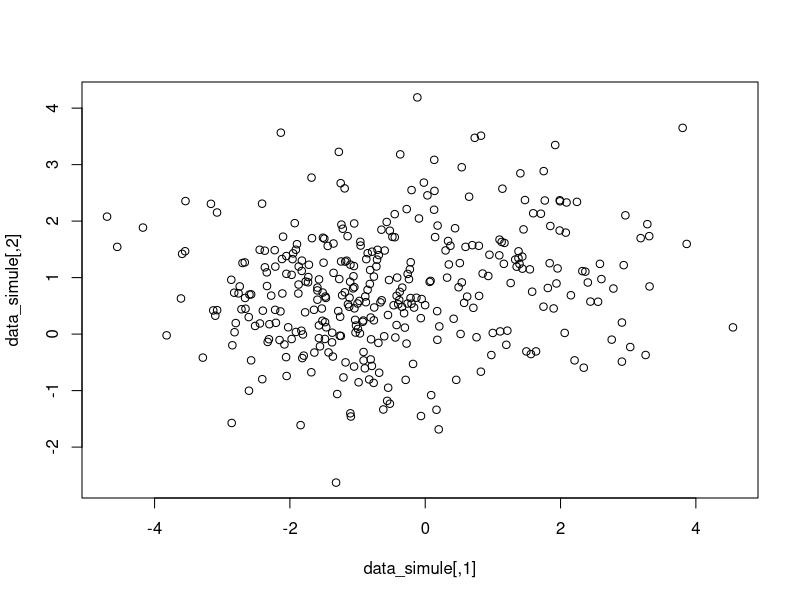
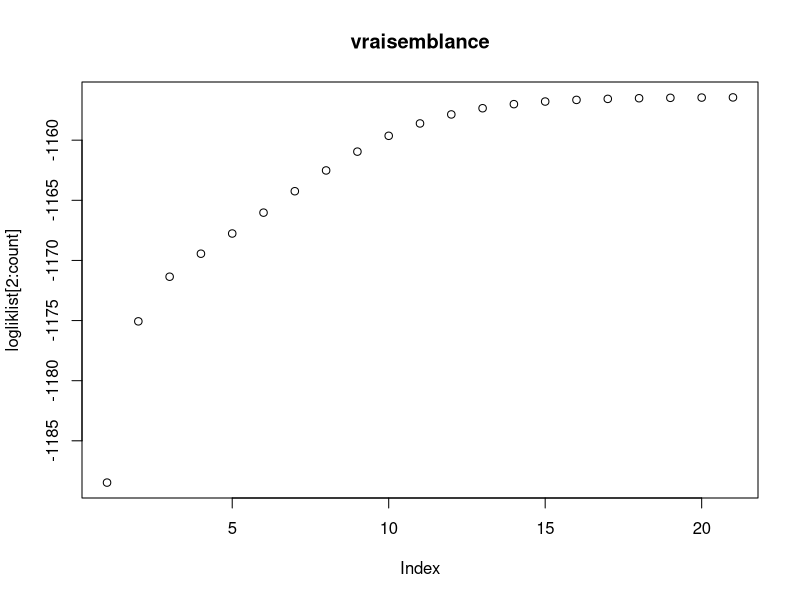
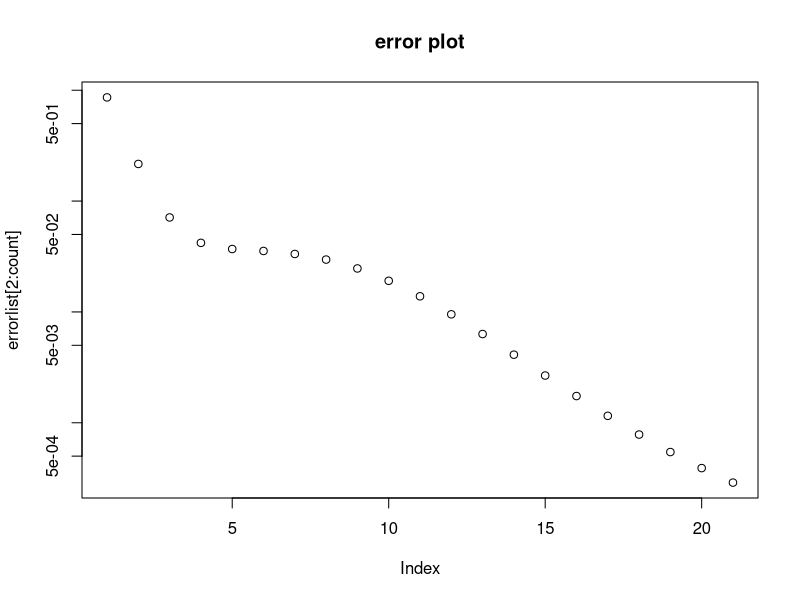
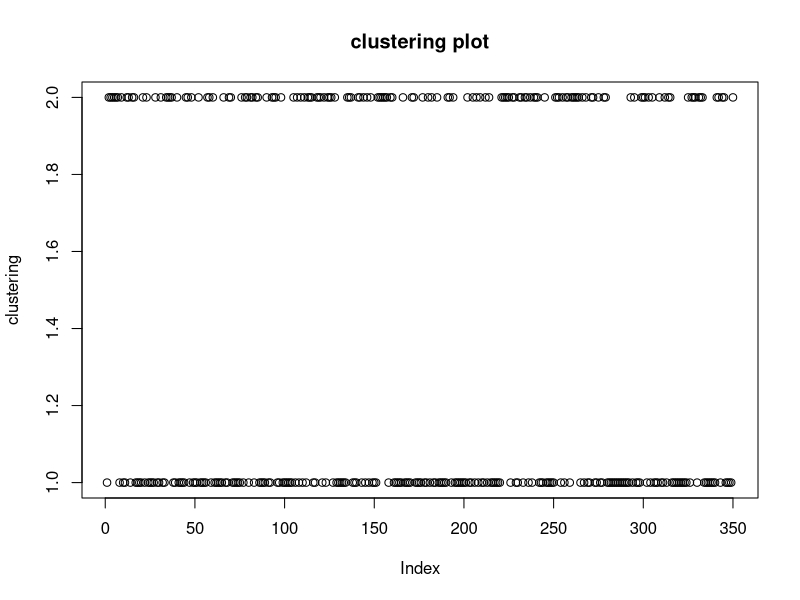
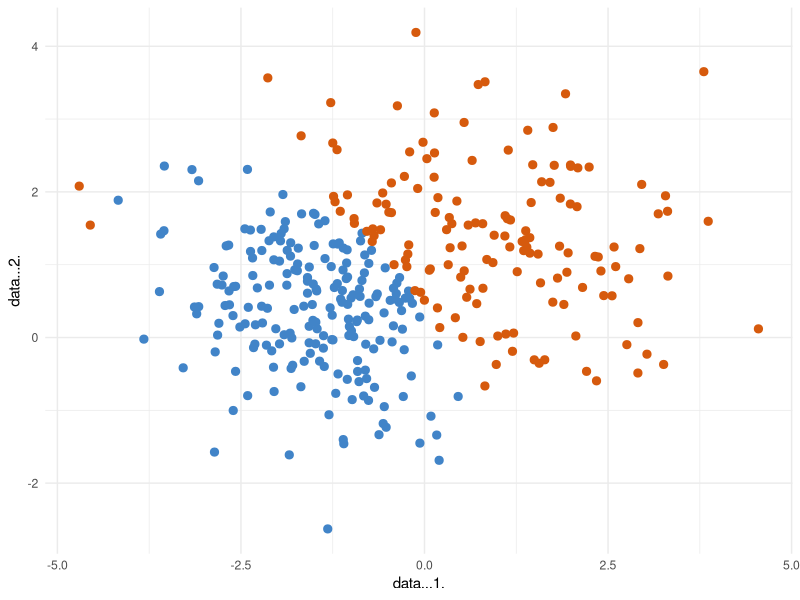
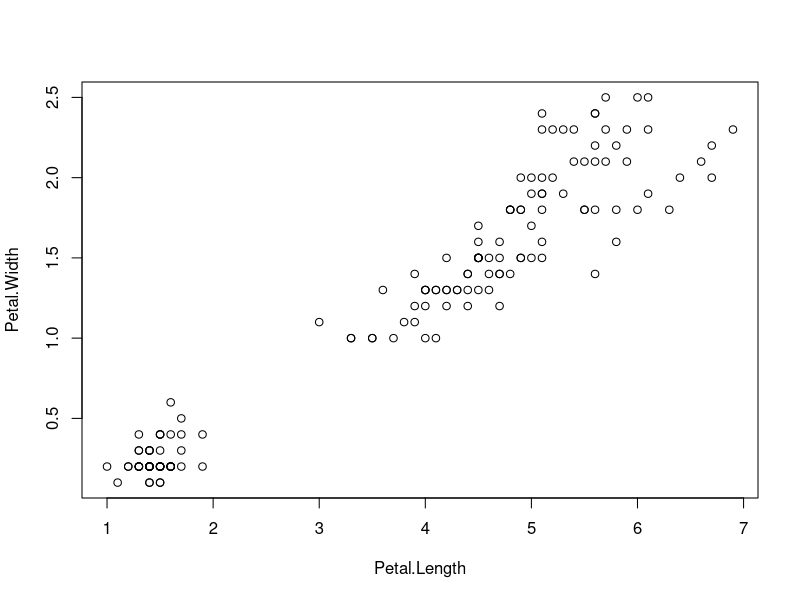
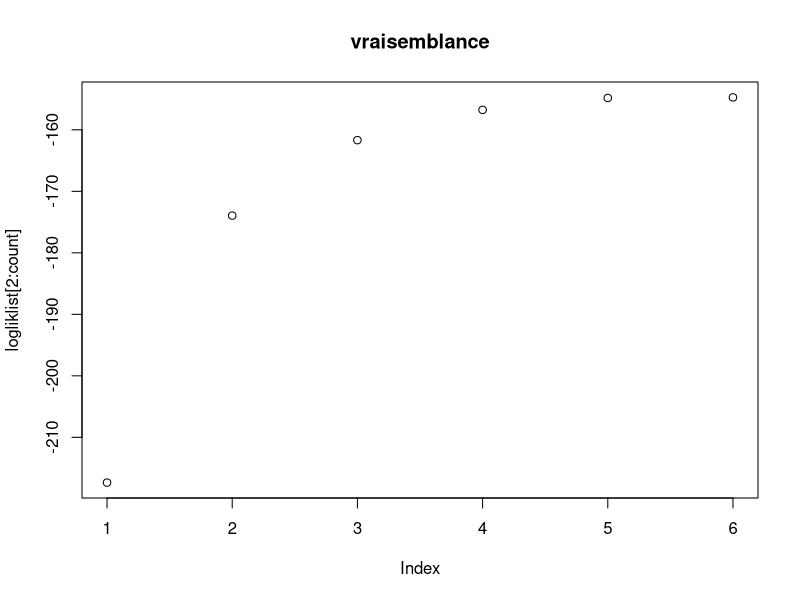
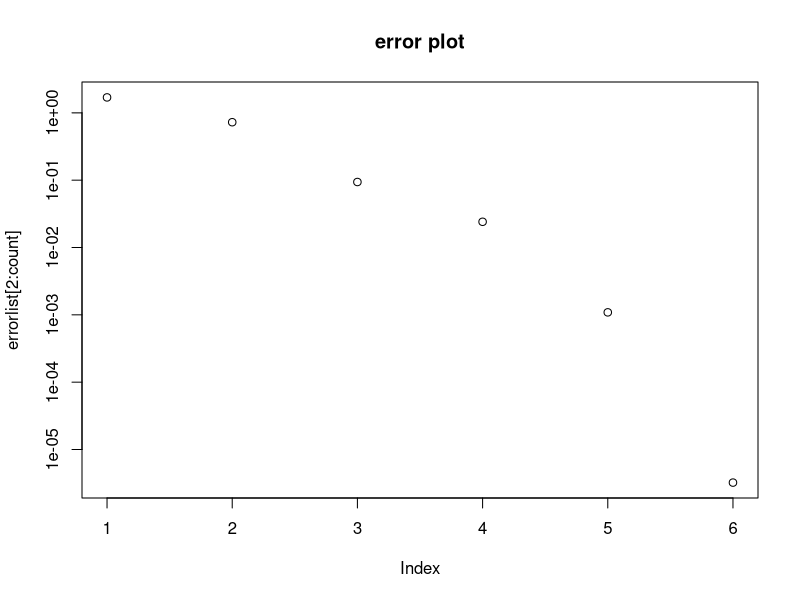

These figures' R source, in order:
## ---- chunk 1
knitr::opts_chunk$set(echo = TRUE)
## ---- chunk 2
library(mvtnorm)
library(graphics)
library(ggplot2)
## ---- chunk 3
#Estep:

Estep <- function(data,pi,mu,sigma,K){
  
  result <- apply(data, 1, function(xt){
    
    gamma_i <- sapply(1:K,function(k) {
      
      pi[k] * dmvnorm(xt, mu[,k], sigma[,,k])
    })
    
    gamma_i / sum(gamma_i)#normalization
  })
  
 gamma<- t(result)
}
## ---- chunk 4
#Mstep:

Mstep <- function(gamma,data,K,N,degree) {
  gamma.sum <- apply(gamma,2,sum)
  new.pi <- gamma.sum/N;
  new.mu <- t(t(t(data) %*% gamma) / gamma.sum);
  new.sigma <- array(0, dim=c(degree, degree, K));
  
  
  for(k in 1:K) {
    sig <- matrix(0,degree,degree);
    for(n in 1:N) {
      sig <- sig + gamma[n, k] * (data[n,] %*% t(data[n,]));
    }
    new.sigma[,,k] <- sig / gamma.sum[k] - new.mu[,k] %*% t(new.mu[,k])
  }  
  list(new.pi, new.mu, new.sigma);
}
## ---- chunk 5

vraisemblance <- function(data, pi,mu,sigma,K){

  loglike = matrix(0, n.trial, K)
  for(k in 1:K) {
    loglike[,k] = pi[k] * dmvnorm(data, mu[,k], sigma[,,k])
    }
  loglike = sum(log(rowSums(loglike)))
  
return(sum(loglike))
}

## ---- chunk 6

EM<-function(data,K,n.trial,e){

#initalisations aléatoires des parametres :

  pi <- runif(K)
  pi <- runif(K)/sum(pi)

  mu <- matrix(runif(K*degree), nrow=degree, ncol=K)

  sigma <- array(0, dim=c(degree, degree, K))
  for(k in 1:K){
    sigma[,,k] <- diag(runif(degree))
  }
  
  
  
#calculer l'error, la vraisemblance, et les parametres optimales:

  count <- 0
  errorlist    <-  rep(0,n.trial)
  logliklist   <-  rep(0,n.trial)
  
  for(i in 1:n.trial){
    count <- count +1
    old_loglik = vraisemblance(data,pi,mu,sigma,K)
    
    gamma <- Estep(data,pi,mu,sigma,K)
    result <- Mstep(gamma,data,K,N,degree)
    
    new.pi <- result[[1]]
    new.mu <- result[[2]]
    new.sigma <- result[[3]]
    
    error <-sum((new.pi-pi)^2) + sum((new.mu-mu)^2) + sum((new.sigma-sigma)^2)
    errorlist[i] <- error
    
    pi <- new.pi
    mu <- new.mu
    sigma <- new.sigma
    
    new_loglik = vraisemblance(data,pi,mu,sigma,K)
    logliklist[i+1] = new_loglik
    
    
    #critere d'arret:
    critere = abs((new_loglik - old_loglik)/old_loglik)
    if(critere < e) break

    cat("loglike à l\'étape ", i, " : ", new_loglik, '\n')
  }
  
  
  
  #Les resultats: 
  
  #Afficher le plot de vraisemblance
  plot_lhood<-plot(logliklist[2:count],main='vraisemblance')
  
  #Afficher le plot de l'erreur
  plot_error<-plot(errorlist[2:count],log="y",main='error plot')
  
  
  #Afficher les parametres finales: 
  for(k in 1:K) {
    cat('Cluster ', k, '\n')
  
    cat('Pi  : \n')
    print(pi[k])

    cat('mu : \n')
    print(mu[k])

    cat('Sigma : \n')
    print(sigma[k])
}
  
  
  #Afficher le cluster attribué à chaque point :
  clustering = apply(gamma, MARGIN = 1, which.max)
  plot_clustering<-plot(clustering, main='clustering plot')
  
  
  
  
  clustr<-data.frame(clustering)
  x<-data.frame(data[,1])
  y<-data.frame(data[,2])

  data_final<-data.frame(x,y,clustr)
  
  
  #Afficher les données colorées par cluster: 
  data_plot<-ggplot(data_final) +
  aes(x = data...1., y = data...2., colour = clustering) +
  geom_point(shape = "circle", size = 2.45) +
  scale_color_gradient(low = "#4184C8", high = "#D65A0D") +
  theme_minimal() +
  theme(legend.position = "none")
  
  
  return(list(plot_lhood,plot_error,gamma,clustering,plot_clustering,data_plot))
}

## ---- chunk 7
set.seed(1010)

K<-2 #nombre de clusters
degree <- 2  #dimensions (2D)
N <- 350 #nombre de points

pi.true <- runif(K)
pi.true <- pi.true/sum(pi.true) 

mu.true <- matrix(runif(K*degree,min=-2,max=2), nrow=degree, ncol=K)

sigma.true <- array(0, dim=c(degree, degree, K))

for(k in 1:K){
  sigma.true[,,k] <- diag(1,nrow=degree, ncol=degree)
}

## ---- chunk 8
data_simule <-  t(apply(rmultinom(N,1,pi.true),2,function(num) {
  maxindex <- which.max(num)
  rmvnorm(1, mu.true[,maxindex], sigma.true[,,maxindex])
}))
## ---- chunk 9
plot(data_simule)
## ---- chunk 10
n.trial<-350
e<-1e-5
res_em = EM(data_simule,K,n.trial,e)

## ---- chunk 11
res_em
## ---- chunk 12
data_iris<-as.matrix(iris[,3:4])
plot(data_iris)
## ---- chunk 13
set.seed(1010)

K<-2  #nombre de clusters
degree <- 2  #degree de données(2D)
N <- 150 #nombre de samples
n.trial<-150
e<-1e-5
res_em = EM(data_iris,K,n.trial,e)
## ---- chunk 14
res_em
